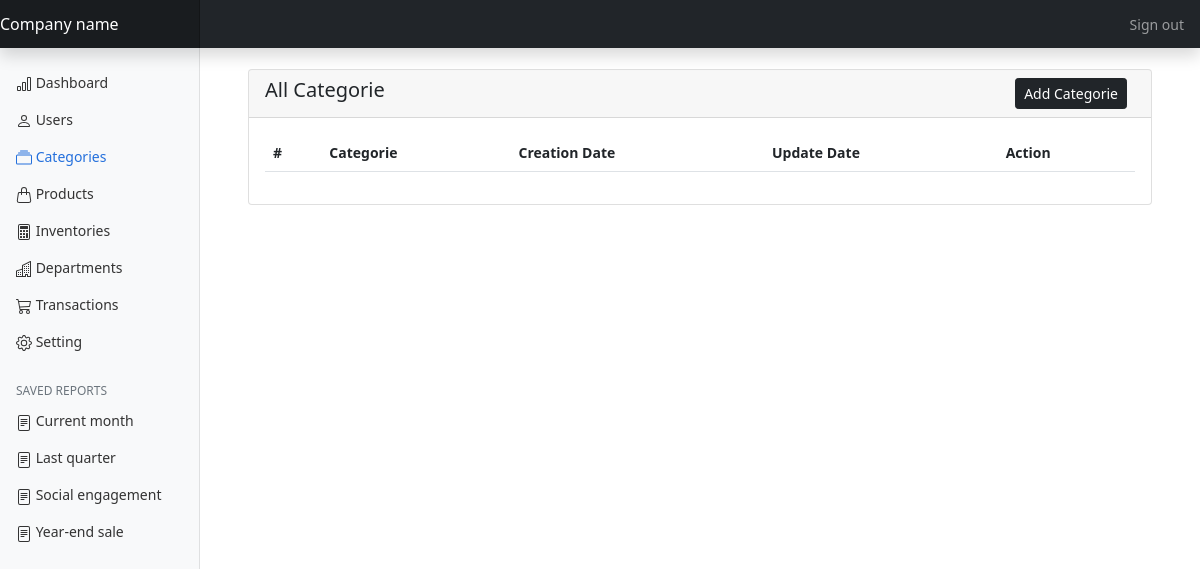
/categorie/categories (signed in), run on an earlier commit of the app's database.
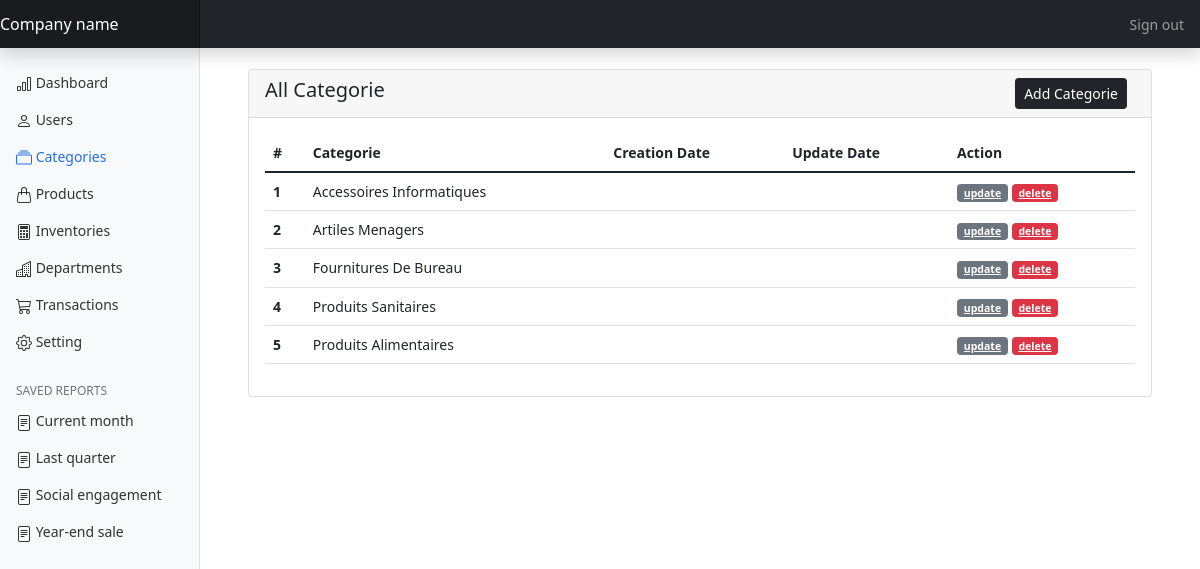
And on a later commit of the database.
### app/models/categorie.py (models this page shows, shortened)
class Categorie(db.Model):
    __tablename__  = 'categories'
    id = db.Column(db.Integer, primary_key=True)
    name = db.Column(db.String(64), unique=True, index=True, nullable=False)
    articles = db.relationship('Article',backref='categorie',lazy = 'dynamic')

### app/controllers/categorieController.py (the view)
@categorie_blueprint.route('/categories',methods=['GET','POST'])
@login_required
def display_categories():
    form=RegistrationForm()
    all_categories =  Categorie.query.all()
    if all_categories is None:
        abort(404)
    else:
        return render_template('categorie/categorie.html',all_categories=all_categories,form=form)

### app/controllers/auth.py (called while the page is built)
@auth_blueprint.app_context_processor
def inject_permissions():
    return dict(Permission=Permission)

### app/models/user.py (called while the page is built)
@login_manager.user_loader
def load_user(user_id):
    return User.query.get(int(user_id))

### app/templates/categorie/categorie.html (shortened to what this page needs)
{% extends 'base.html' %} {% block title %} categorie {% endblock %} {% block
page_content %}
<br>
<div class="row">
    <div class="col-md-12">
        <div class="card">
            <div class="card-header">
                <h5 style="display: inline;">All Categorie</h5>
                <span type="button" class="btn btn-dark me-md-2 btn-sm float-end" data-bs-toggle="modal"
                    data-bs-target="#categorieRegisterModal" style="display: inline;">
                    Add Categorie
                </span>
            </div>
            <div class="card-body">
                <table class="table" id="myTable">
                    <thead>
                        <tr>
                            <th>#</th>
                            <th>Categorie</th>
                            <th>Creation Date</th>
                            <th>Update Date</th>
                            <th>Action</th>
                        </tr>
                    </thead>
                    <tbody>
                        {% for categorie in all_categories %}
                        <tr>
                            <th scope="row">{{ categorie.id }}</th>
                            <td class="text-capitalize">{{ categorie.name }}</td>
                            <td class="text-capitalize">{{ categorie.creation_date }}</td>
                            <td class="text-capitalize">{{ categorie.update_date }}</td>
                            <td>
                                <a href="/update/categorie/{{categorie.id}}" class="badge bg-secondary">
                                    update</a>
                                <a href="/delete/categorie/{{categorie.id}}"
                                    class="badge bg-danger btn-delete">delete</a>
                            </td>
                        </tr>
                        {% endfor %}
                    </tbody>
                </table>
            </div>
        </div>
    </div>
</div>
{% endblock %}

### app/templates/base.html (shortened to what this page needs)
<!DOCTYPE html>
<html lang="en">
<head>
  {% block head %}
  <link rel="stylesheet" href="{{url_for('static',filename='css/bootstrap.min.css') }}" />
  <link rel="stylesheet" href="{{ url_for('static',filename='css/dashboard.css')}}" />
  <link rel="stylesheet" href="{{ url_for('static',filename='css/dataTables.bootstrap5.min.css') }}" />
  {% endblock %}
</head>
<body>
  <header class="navbar navbar-dark sticky-top bg-dark flex-md-nowrap p-0 shadow">
    <a class="navbar-brand col-md-3 col-lg-2 me-0 px-3" href="#">Company name</a>
    <div class="navbar-nav">
      <div class="nav-item text-nowrap">
        <a class="nav-link px-3" href="{{ url_for('auth.logout') }}">Sign out</a>
      </div>
    </div>
  </header>
  <div class="container-fluid">
    <div class="row">
      <nav id="sidebarMenu" class="col-md-3 col-lg-2 d-md-block bg-light sidebar collapse">
        <div class="position-sticky pt-3">
          <ul class="nav flex-column">
            <li class="nav-item">
              <a class="nav-link" href="{{url_for('auth.login')}}">
                Dashboard
              </a>
            </li>
            <li class="nav-item">
              <a class="nav-link" href="{{url_for('auth.display_users')}}">
                Users
              </a>
            </li>
            <li class="nav-item">
              <a class="nav-link" href="{{ url_for('categorie.display_categories') }}">
                Categories
              </a>
            </li>
            <li class="nav-item">
              <a class="nav-link" href="#">
                Products
              </a>
            </li>
            <li class="nav-item">
              <a class="nav-link" href="#">
                Inventories
              </a>
            </li>
            <li class="nav-item">
              <a class="nav-link" href="#">
                Departments
              </a>
            </li>
            <li class="nav-item">
              <a class="nav-link" href="#">
                Transactions
              </a>
            </li>
            <li class="nav-item">
              <a class="nav-link" href="#">
                Setting
              </a>
            </li>
          </ul>
          <h6 class="
                sidebar-heading
                d-flex
                justify-content-between
                align-items-center
                px-3
                mt-4
                mb-1
                text-muted
              ">
            <span>Saved reports</span>
          </h6>
          <ul class="nav flex-column mb-2">
            <li class="nav-item">
              <a class="nav-link" href="#">
                Current month
              </a>
            </li>
            <li class="nav-item">
              <a class="nav-link" href="#">
                Last quarter
              </a>
            </li>
            <li class="nav-item">
              <a class="nav-link" href="#">
                Social engagement
              </a>
            </li>
            <li class="nav-item">
              <a class="nav-link" href="#">
                Year-end sale
              </a>
            </li>
          </ul>
        </div>
      </nav>
      <main class="col-md-9 ms-sm-auto col-lg-10 px-md-4">
        {% block content %}
        <div class="container">
           {% block page_content %} {% endblock %}
        </div>
        {% endblock %}
      </main>
    </div>
  </div>
</body>
</html>

### app/static/css/dashboard.css (style rules this page uses)
body { font-size: .875rem; }
.sidebar { position: fixed; top: 0; bottom: 0; left: 0; z-index: 100; padding: 48px 0 0; box-shadow: inset -1px 0 0 rgba(0, 0, 0, .1); }
.sidebar .nav-link { font-weight: 500; color: #333; }
.sidebar .nav-link.active { color: #2470dc; }
.sidebar-heading { font-size: .75rem; text-transform: uppercase; }
.navbar-brand { padding-top: .75rem; padding-bottom: .75rem; font-size: 1rem; background-color: rgba(0, 0, 0, .25); box-shadow: inset -1px 0 0 rgba(0, 0, 0, .25); }

What changed in the data, as far as the page shows it:
added Categorie: id "1", name "Accessoires Informatiques"
added Categorie: id "2", name "Artiles Menagers"
added Categorie: id "3", name "Fournitures De Bureau"
added Categorie: id "4", name "Produits Sanitaires"
added Categorie: id "5", name "Produits Alimentaires"
